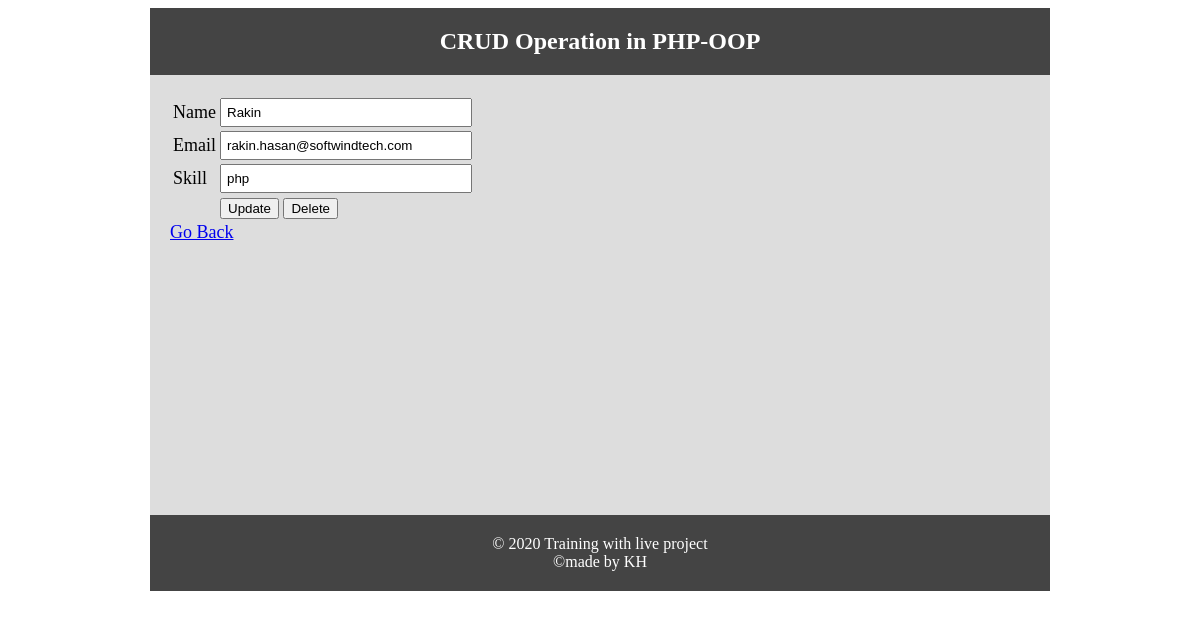
The page /update.php?id=54 on the database its author committed.
### tables this page shows
CREATE TABLE `users` (
  `id` int(11) NOT NULL,
  `name` varchar(255) NOT NULL,
  `email` varchar(255) NOT NULL,
  `skill` varchar(255) NOT NULL
);

### Database.php (called while the page is built, shortened)
<?php
Class Database {
	public $host = DB_HOST;
	public $user = DB_USER;
	public $pass = DB_PASS;
	public $dbname = DB_NAME;
	public $link;
	private function connectDB(){
		$this->link = new mysqli($this->host, $this->user, $this->pass, $this->dbname);
	}
 public function select($query)
 {
 	$result = $this->link->query($query) or die($this->link->error.__LINE__);
 	if ($result-> num_rows > 0) {
 		return $result;
 	}else{
 		return false;
 	}
 }
}
?>

### update.php (the view, shortened to what this page needs)
<?php include 'inc/header.php'; ?>
<?php
	$id = $_GET['id'];
	$db = new Database();
	$query = "SELECT * FROM users WHERE id = '$id'";
	$getdata = $db->select($query)->fetch_assoc();
?>
<form action="update.php?id=<?php echo $id;?>" method="post">
<table>
	<tr>
		<td>Name</td>
		<td><input type="text" name="name" value="<?php echo $getdata['name']; ?>"></td>
	</tr>
	<tr>
		<td>Email</td>
		<td><input type="text" name="email" value="<?php echo $getdata['email']; ?>"></td>
	</tr>
	<tr>
		<td>Skill</td>
		<td><input type="text" name="skill" value="<?php echo $getdata['skill']; ?>"></td>
	</tr>
	<tr>
		<td></td>
		<td>
			<input type="submit" name="update" value="Update">
			<input type="submit" name="delete" value="Delete">
		</td>
	</tr>
</table>
 </form>
 <a href="index.php">Go Back</a>
<?php include 'inc/footer.php'; ?>

### rows shown on the page
users: name "Rakin", email "rakin.hasan@softwindtech.com", skill "php"
